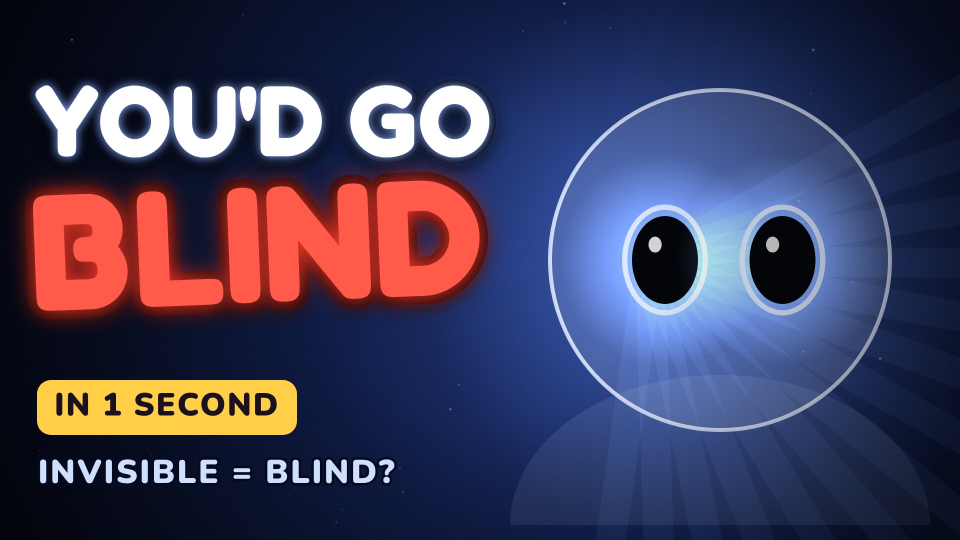
#> input picture razgon-2d-studio/projects/voiceover-full/thumbnails/thumb_1.jpg, 1920 x 1080 px (shown at 1/2 size)
$ python thumbnail.py ../../voiceover-full/thumbnails/thumb_1.jpg ../../voiceover-full/thumbnails/thumb_2.jpg ../../voiceover-full/thumbnails/thumb_2.jpg
#> lines starting #> are read from the running program, lines starting #| are printed output that depends on the picture
from PIL import Image, ImageDraw, ImageFont, ImageFilter, ImageEnhance
import sys
src=sys.argv[1]; out=sys.argv[2]
F='/usr/share/fonts/opentype/inter/Inter-Black.otf'
im=Image.open(src).convert('RGB')
#> im is the input picture: PIL image 1920x1080 RGB; mean R, G, B 66.1, 61.7, 90.3
# crop: face is in left/centre of 1920x1080 frame; shift so face sits left third
W,H=1920,1080
canvas=Image.new('RGB',(W,H),(10,10,20))
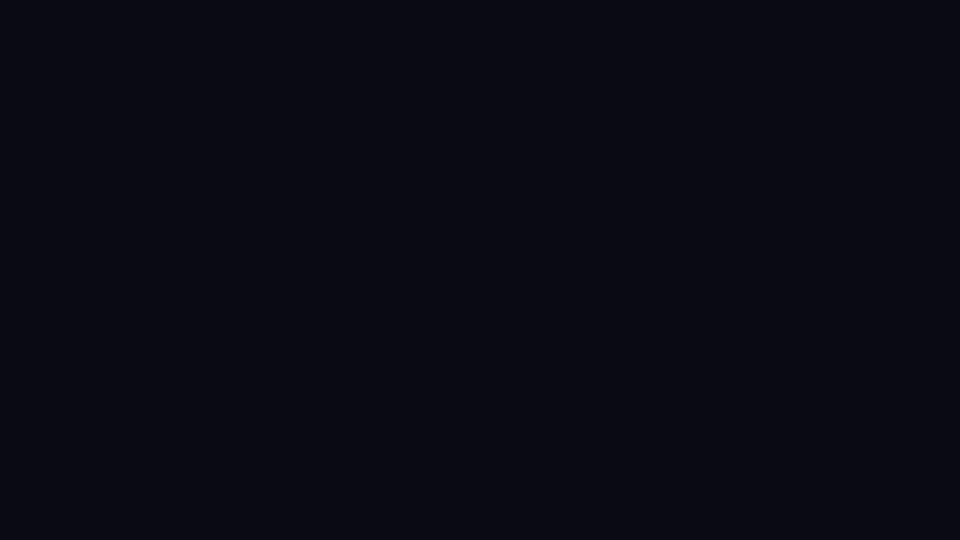
#> canvas: PIL image 1920x1080 RGB (shown at 1/2 size); mean R, G, B 10, 10, 20
k=1.15; canvas.paste(im.resize((int(W*k),int(H*k))),(int(520-560*k),int(600-600*k)))
#> after `canvas.paste(im.resize((int(W * k), int(H * k))), (int(520 - 560 * k),`:
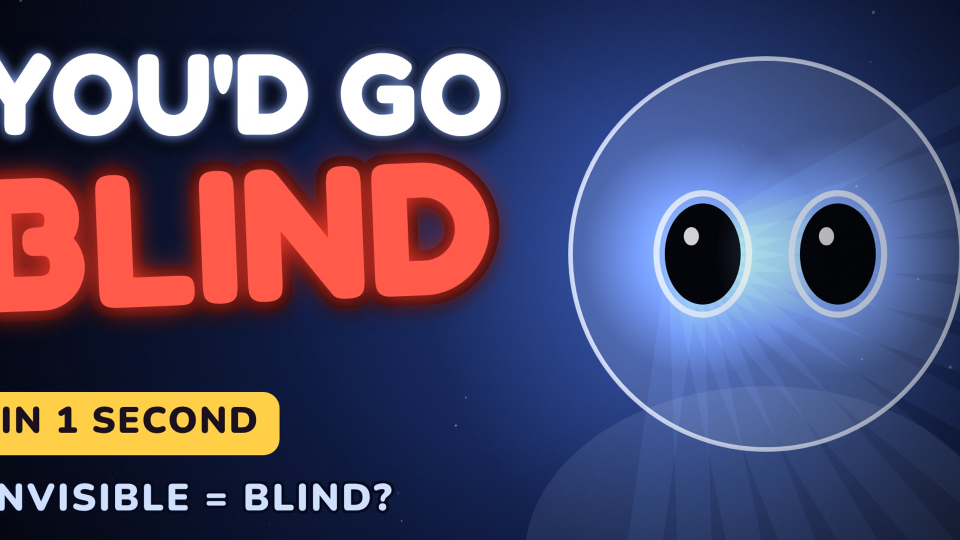
#> canvas: PIL image 1920x1080 RGB (shown at 1/2 size); mean R, G, B 80.5, 73.7, 103.8
canvas=ImageEnhance.Contrast(canvas).enhance(1.12); canvas=ImageEnhance.Color(canvas).enhance(1.25)
#> after `canvas = ImageEnhance.Color(canvas).enhance(1.25)`:
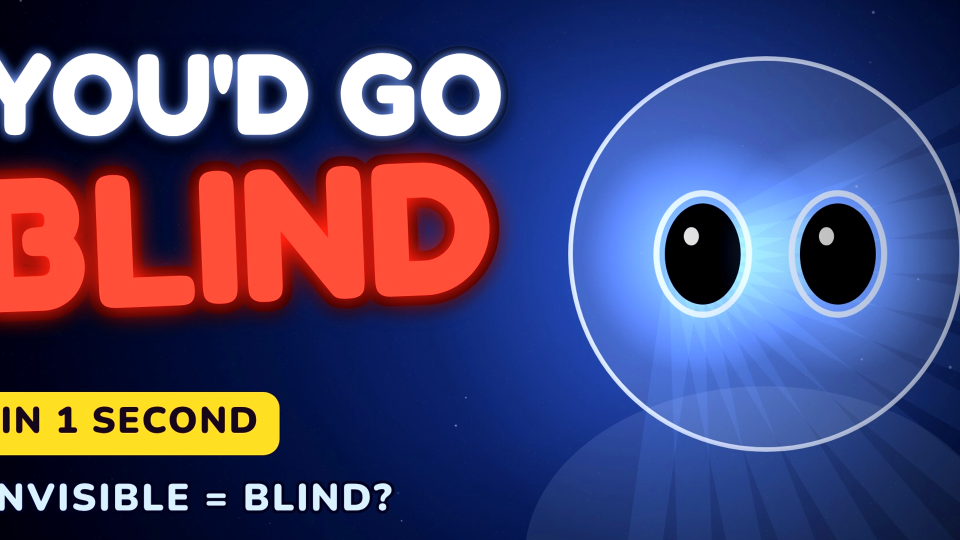
#> canvas: PIL image 1920x1080 RGB (shown at 1/2 size); mean R, G, B 74.8, 70.1, 111.2
# darken right side gradient for text
grad=Image.new('L',(W,H)); gd=ImageDraw.Draw(grad)
#> after `grad = Image.new('L', (W, H))`: grad: PIL image 1920x1080 L; every value is 0
for x in range(W): gd.line([(x,0),(x,H)],fill=int(max(0,min(200,(x-980)*0.5))))
canvas=Image.composite(Image.new('RGB',(W,H),(6,6,14)),canvas,grad)
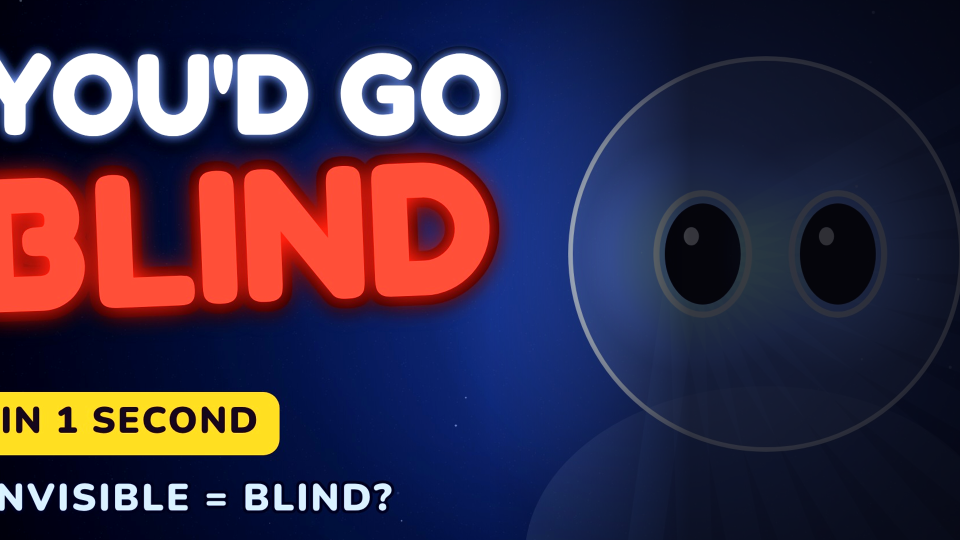
#> canvas: PIL image 1920x1080 RGB (shown at 1/2 size); mean R, G, B 59.9, 46.9, 69.8
d=ImageDraw.Draw(canvas)
def txt(s,xy,size,fill,stroke=10,anchor='la',glow=None):
    f=ImageFont.truetype(F,size)
    if glow:
        g=Image.new('RGBA',(W,H),(0,0,0,0)); ImageDraw.Draw(g).text(xy,s,font=f,fill=glow,anchor=anchor,stroke_width=stroke+8,stroke_fill=glow)
        g=g.filter(ImageFilter.GaussianBlur(28)); canvas.paste(g,(0,0),g)
    ImageDraw.Draw(canvas).text(xy,s,font=f,fill=fill,anchor=anchor,stroke_width=stroke,stroke_fill=(0,0,0))
import json
#> (the run stopped early here; a loop or call above may not have finished)

$ run again, on razgon-2d-studio/projects/voiceover-full/thumbnails/thumb_3.jpg
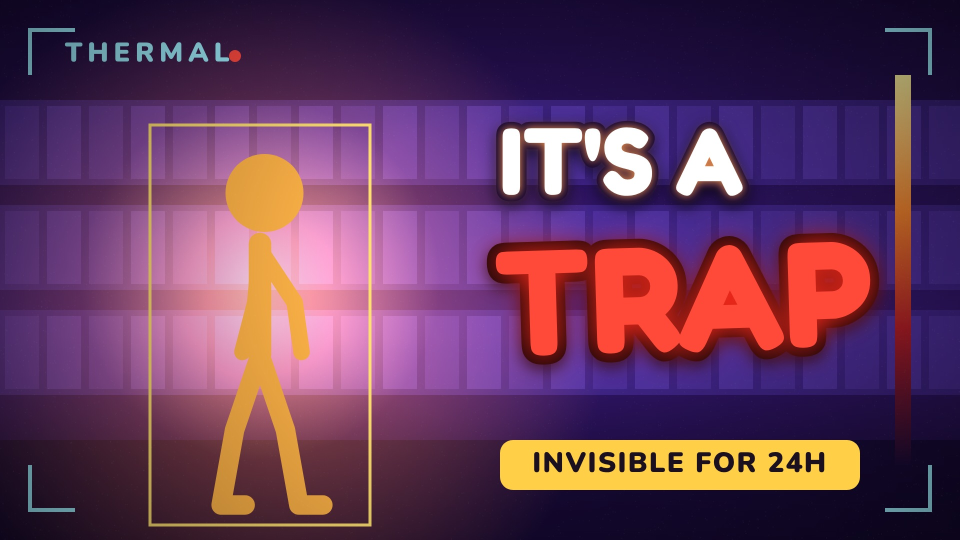
#> input picture razgon-2d-studio/projects/voiceover-full/thumbnails/thumb_3.jpg, 1920 x 1080 px (shown at 1/2 size)
#> im is the input picture: PIL image 1920x1080 RGB; mean R, G, B 102.7, 58.2, 90.7
#> `canvas = ImageEnhance.Color(canvas).enhance(1.25)`:
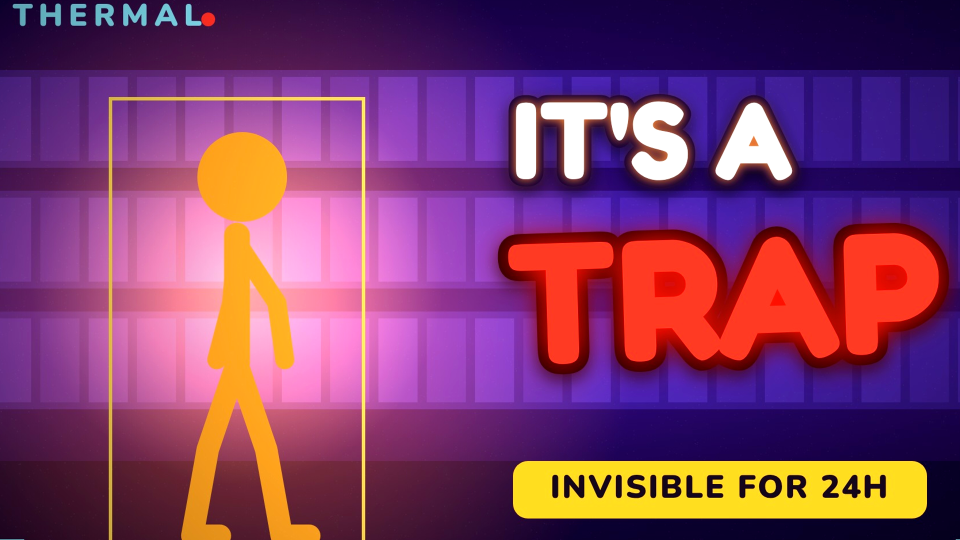
#> canvas: PIL image 1920x1080 RGB (shown at 1/2 size); mean R, G, B 128.4, 60.8, 104.8
#> grad: PIL image 1920x1080 L; every value is 0
#> `canvas=Image.composite(Image.new('RGB',(W,H),(6,6,14)),canvas,grad)`:
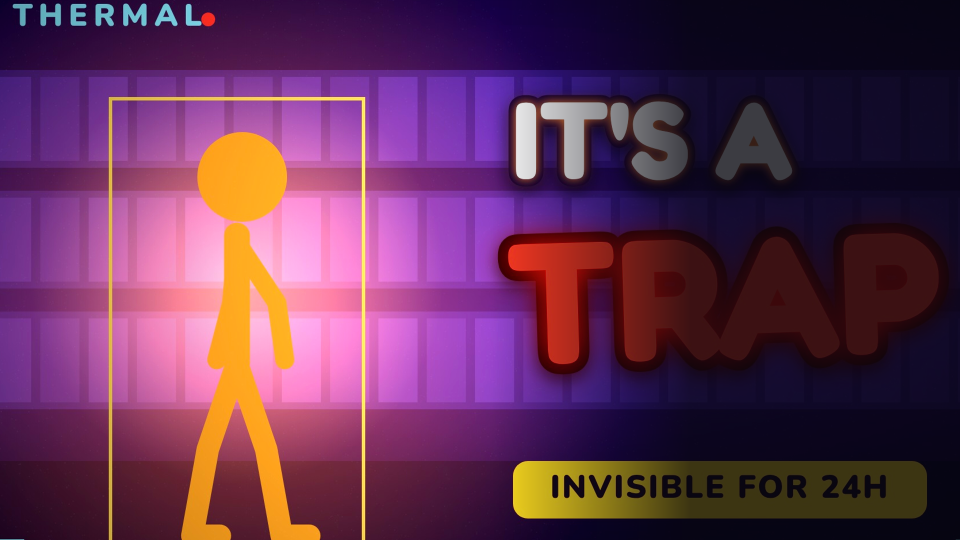
#> canvas: PIL image 1920x1080 RGB (shown at 1/2 size); mean R, G, B 98.6, 49.3, 83.8

$ run again, on razgon-2d-studio/projects/voiceover-full/thumbnails/v2_1_empty_chair_en.jpg
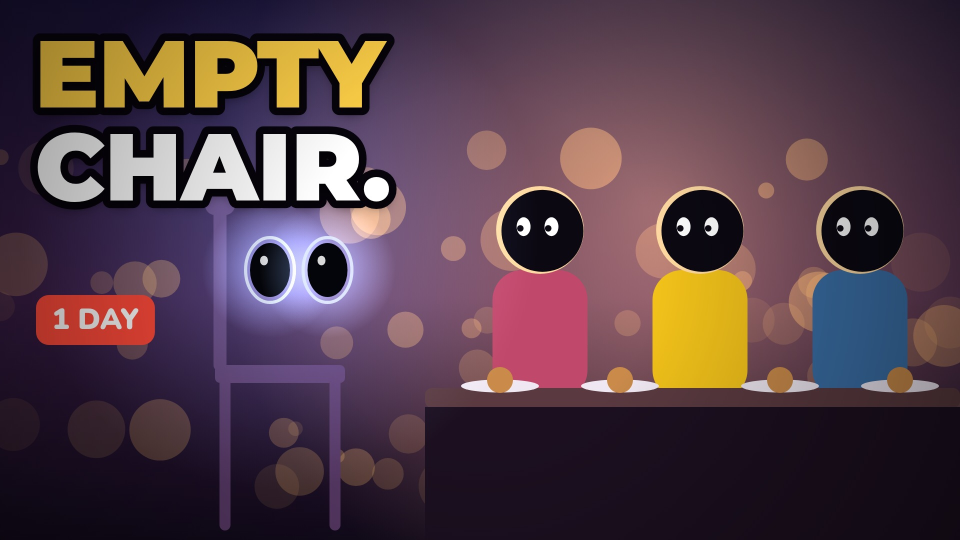
#> input picture razgon-2d-studio/projects/voiceover-full/thumbnails/v2_1_empty_chair_en.jpg, 1920 x 1080 px (shown at 1/2 size)
#> im is the input picture: PIL image 1920x1080 RGB; mean R, G, B 83.2, 60.9, 71.1
#> `canvas = ImageEnhance.Color(canvas).enhance(1.25)`:
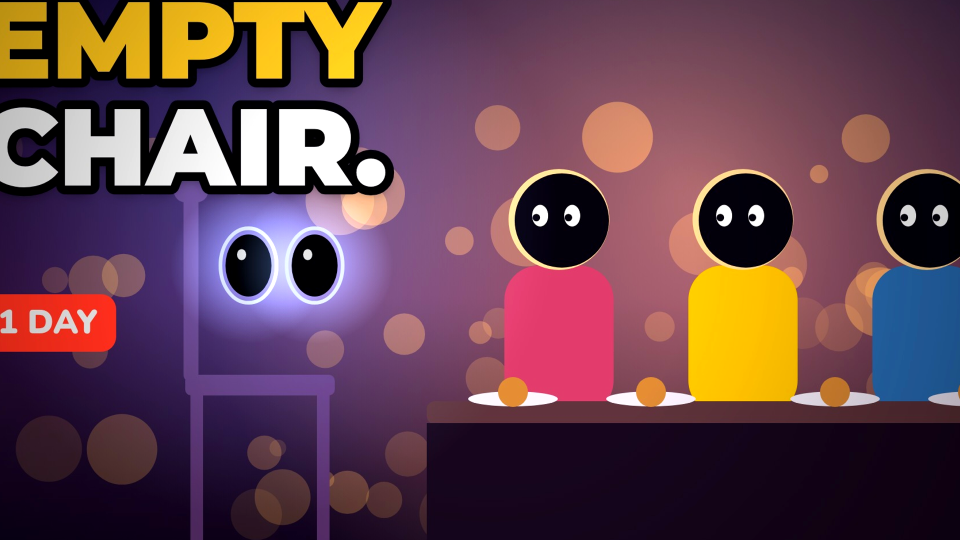
#> canvas: PIL image 1920x1080 RGB (shown at 1/2 size); mean R, G, B 101.3, 67, 79
#> grad: PIL image 1920x1080 L; every value is 0
#> `canvas=Image.composite(Image.new('RGB',(W,H),(6,6,14)),canvas,grad)`:
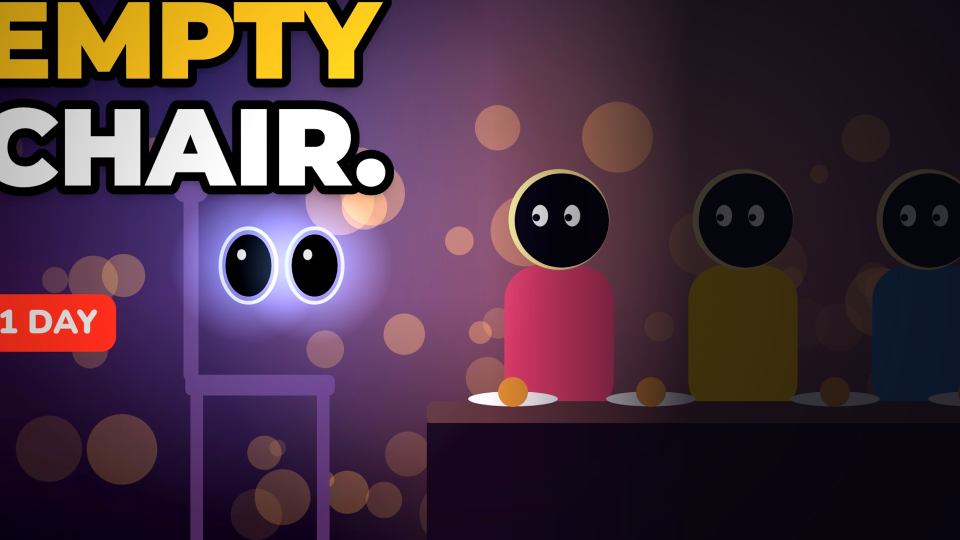
#> canvas: PIL image 1920x1080 RGB (shown at 1/2 size); mean R, G, B 72.6, 49.1, 63.3
